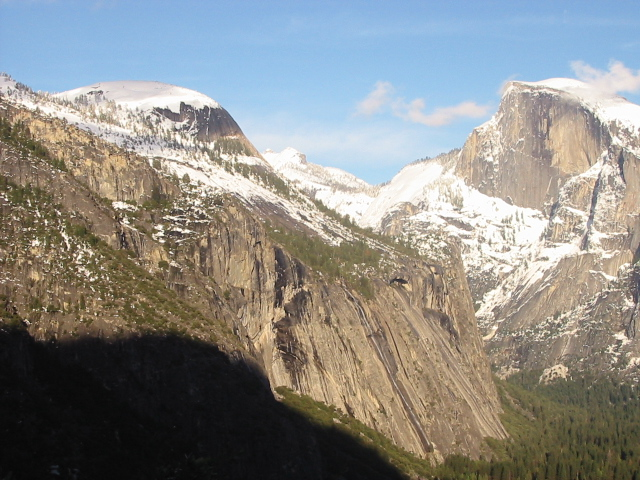
#> input picture 2.Keypoints,descriptors,homographies/imagenes/yosemite/Yosemite1.jpg, 640 x 480 px; the run also reads 2 pictures not shown here
$ jupyter execute --allow-errors 'Detección_de_puntos_relevantes_y_Construcción_de_panoramas.ipynb'   (older library calls are emulated)
#> lines starting #> are read from the running program, lines starting #| are printed output that depends on the picture
# Visión por Computador - Práctica 2
## Detección de puntos relevantes y Construcción de panoramas

### 1. Detección de puntos Harris multiescala (MOPS, Brown, Szeliski, Winder, 2004).

#### En este apartado se trata de implementar el detector de regiones descrito en el artículo mencionado. En este algoritmo se suponen que todas las imágenes están tomadas en una escala semejante (zoom y distancia iguales) por lo que el objetivo es extraer todas las regiones relevantes que haya a distintas escalas enteras de las imágenes. Por cada región detectada necesitaremos guardar la siguiente información: (las coordenadas x ,y de su centro, su orientación, su escala)). Usar para ello la estructura que resulte más fácil. Presentar los resultados con las imágenes Yosemite.rar.

##### a) Escribir una función que extraiga la lista potencial de puntos Harris en una imagen a distintas escalas. Para ello construiremos una pirámide Gaussiana de la imagen con 3 escalas usando $\sigma = 1$. Sobre cada nivel de la pirámide usar la función OpenCV cornerEigenValsAndVecs para extraer los mapas de auto-valores de la matriz Harris en cada píxel (( fijar los valores de blockSize en el rango [3-13] y ksize en el rango [3-9]) , usar la versión de nivel de gris de las imágenes). Crear una matriz con el valor del criterio selección Harris asociado a cada píxel usando ($k=0.04$). Implementar la fase de supresión de valores non-máximos sobre dicha matriz. Ordenar de mayor-a-menor en cada escala los puntos resultantes de acuerdo a su valor Harris. Seleccionar al menos 1500 puntos de entre los de mayor valor distribuidos entre las distintas escalas (las escalas más bajas tendrán más puntos: 70-20-10). Mostrar el resultado dibujando un círculo sobre la imagen original de radio proporcional a la escala y centro las coordenadas de los puntos.

##### b) Extraer los valores (x,y, escala) de los puntos resultantes en el apartado anterior en un vector y refinar su posición espacial a nivel sub-píxel usando la función OpenCV usando cornerSubPix()) con la imagen del nivel de pirámide correspondiente. Actualizar los datos (x,y ,escala) de cada uno de los puntos encontrados.

##### c) Calcular la orientación relevante de cada punto Harris, usando un alisamiento fuerte de las derivadas en x e y de las imágenes, en la escala correspondiente, como propone el paper MOPS de Brown&Szeliski&Winder. (Apartado 2.5) y añadir la información del ángulo al vector de información del punto. Pintar sobre la imagen de círculos anterior un radio en cada círculo indicando la orientación estimada en ese punto.

- **Apartado a**: para resolver este ejercicio, se han desarrollado varias funciones. Iremos explicándolas poco a poco y viendo su desarrollo.

    Antes de realizar la pirámide Gaussiana, lo primero es ver si la imagen es divisible entre el número de divisiones que vamos a hacer. Esto se hace para que, una vez encontrado un punto relevante en la escala $S_i$, sea más sencillo recuperar la posición original en la que se encontraba el píxel, tan solo multiplicando tantas veces como se haya reducido la imagen para encontrar ese punto. De esto se encarga la función ```prepare_img_to_harris_points``` que recibe como parámetro la imagen de la que detectaremos los puntos.

    Esta función, recibe la imagen, la pasa a escala de grises y añade tantos píxeles como sean necesarios para poder tener una imagen cuyos puntos Harris sean fáciles de recuperar a la escala original.

[cell 1]
import math
import cv2
import random
import numpy as np
#> (the rest of this cell did not finish here and is left out)

  Lo siguiente, es generar la pirámide Gaussiana con la función ```generate_gaussian_pyramide``` definida en la práctica anterior, y obtener los puntos en los que su valor de Harris supere un umbral mínimo. En este caso, el umbral se ha definido con un mínimo de $10^{-6}$ para que haya un gran número de puntos para poder obtener suficientes puntos de calidad.

  Para obtener estos puntos, se ha implementado la función ```get_eigenVals_and_eigenVecs```, que recibe como parámetros la pirámide de imágenes de la que se extraerán los puntos, el umbral, el tamaño de bloque (que es el tamaño del vecindario del punto) y el ksize (parámetro para el operador de Sobel). La función tiene un bucle en el que se llama a la función de OpenCV ```cornerEigenValsAndVecs``` que nos devuelve los valores de $\lambda_1$, $\lambda_2$, los autovalores y autovectores de ambos. Con ellos calcularemos la traza y el determinante para cada una de las imágenes para obtener el valor de Harris de cada uno de los píxeles de la función. Este valor lo calcularemos siguiendo el criterio histórico de Harris: $$ f = determinant(M) - \alpha \cdot trace(M)^2 $$ donde $\alpha$ es una constante que usaremos con valor 0.04, representada en el código como $k$. Siguiendo esto, obtendremos los valores de cada punto en la matriz, y almacenaremos los índices de los puntos que superan el umbral. Esto lo repetiremos para cada escala:

[cell 2]
# Criterio histórico de Harris
harrisCriterio = lambda det, tr, k=0.04: det - k*(tr**2)

# Obtiene los valores de harris y los indices
# de los puntos que superan el umbral
# [21 lines left out: function get_eigenVals_and_eigenVecs, not called in this run]

Tras esto, pasaremos a obtener los puntos que conforman un máximo local dentro de su entorno, en los puntos obtenidos en la función anterior. Para ello, definiremos una serie de funciones que se encargarán de hacer este trabajo. Estas funciones son:
- ```local_maximum```: recibe como parámetro un entorno o vecindario de un punto perteneciente a la matriz con los valores de Harris obtenidos en la función anterior, y comprueba si el valor del centro, es el máximo local.
- ```get_local_maximun```: se encarga de obtener todos los máximos locales de los puntos extraídos, para obtener los puntos de mayor calidad de los que han sobrepasado el umbral. Tras esto, devolvemos las coordenadas de los puntos máximos, junto con su valor de Harris.

[cell 3]
# Esta función comprueba si el centro del entorno es
# un máximo local o no
# [49 lines left out: functions local_maximun, get_local_maximun, not called in this run]

Una vez encontrados los máximos locales, pasamos a encontrar y seleccionar los mejores puntos de cada escala. En la escala más baja (la original) encontraremos el mayor número de puntos, y cada vez que subamos un nivel en la pirámide, seleccionaremos menos, escogiendo el 70%, el 20% y el 10% en cada uno de los niveles respectivamente.

De esto se encarga la función ```get_best_points```, que en cada nivel, ordena los puntos máximos de mayor a menor según su valor de Harris, y selecciona el porcentaje de puntos que queremos de cada nivel.

[cell 4]
# [38 lines left out: function get_best_points, not called in this run]

* **Apartado b**: una vez que tenemos los mejores puntos de cada nivel, pasamos a refinar estos puntos a nivel de subpíxel. Para ello, implementaremos la función ```refine_points```, que recibe como parámetros la pirámide de imágenes, y los puntos seleccionados.
    Para cada punto de cada nivel, se refina a nivel de subpíxel llamando a la función de *OpenCV* ```cornerSubPix```, almacenándolo en una lista multinivel los puntos que hemos refinado.

[cell 5]
# [14 lines left out: function refine_points, not called in this run]

* **Apartado c**: una vez refinados los píxeles a nivel de subpíxel, pasamos a obtener la dirección estimada del gradiente en ese punto. Para ello, derivamos la imagen en $\mathcal{X}$ y en $\mathcal{Y}$. Una vez derivada la imagen, para obtener el ángulo, realizamos lo siguiente: $$\arctan\left(\frac{dy}{dx}\right)$$

    Una vez hecho esto, el ángulo tendremos que convertirlo de radianes a grados para trabajar con OpenCV, multiplicando por 180 y dividiendo por $\pi$. Tras esto almacenamos los puntos en una lista.

[cell 6]
# [16 lines left out: function detect_angles, not called in this run]

Tras esto, solo nos queda presentar si se desea el resultado obtenido, y devolverlo. Para presentarlo, se ha definido la siguiente función, ```show_result```, que recibe como parámetros la imagen original, los puntos refinados y el ángulo. Para cada uno de las escalas, se usa un radio distinto, donde para los niveles más altos de la pirámide, se usan radios más grandes. A su vez, cambiará el color según las escalas, siendo de color azul la escala original, verde la intermedia y roja la última escala.

[cell 7]
# [23 lines left out: function show_result, not called in this run]

Con todo esto, podemos generar la función ```extract_harris_points``` que recibe como parámetros la imagen de entrada, blockS, kSize, el umbral, el número de puntos que queremos extraer y parámetros para si queremos mostrar los resultados o no, y el grosor de la línea que forma la circunferencia que indica la posición y escala a la que se ha encontrado el punto, y el radio que indica su dirección aproximada.

[cell 8]
def extract_harris_points(img, blockS, kSize, thresdhold,
                          n_points = 1500,
                          show_best_points = True,
                          thick = 1):
    #######################################
    # Apartado a: extrare lista potencial
    # de puntos Harris
    #######################################
#> called with blockS = 3, kSize = 5, thresdhold = 1e-06, n_points = 1500, show_best_points = True, thick = 1
    alt, anch = img.shape[:2]
#> alt = 480; anch = 640
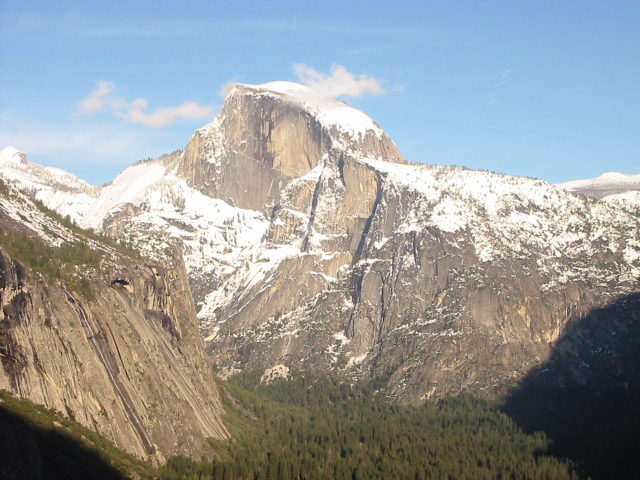
#> input picture 2.Keypoints,descriptors,homographies/imagenes/yosemite/Yosemite2.jpg, 640 x 480 px
    aux = prepare_img_to_harris_points(img)
    # obtenemos la pirámide gaussiana
    pyramide = generate_gaussian_pyramide(img_src=aux,
                                          subsample_factor=2,
                                          n_levels=3)

    # Obtenemos los autovalores y autovectores, junto
    # con los puntos que superan el umbral
    eingen_vals_and_vecs, strong_values = \
        get_eigenVals_and_eigenVecs(pyramide,
                                    thresdhold,
                                    blockS, kSize)

    # pasamos a eliminar los no máximos
    xy_points, harrisV = get_local_maximun(imgs=eingen_vals_and_vecs,
                                           index_mask=strong_values,
                                           mask_size=3)
    # inicializamos una imagen binaria (0,255) para
    # representar los máximos locales de la imagen
    img_points = np.zeros(shape=img.shape,dtype=np.uint8)
    # Obtenemos los mejores puntos para cada uno de
    # los niveles

    selected_points = get_best_points(img_points,
                                      xy_points,
                                      harrisV, n_points)

    #######################################
    # Apartado b, refinar las coordenadas
    #######################################
    refined_points = refine_points(pyramide, selected_points)

    ####################################
    # Apartado c, detectar orientacion
    ####################################
    # Eliminamos aquellos puntos que puedan haberse excedido del
    # tamaño de la imagen
    refined_points[0] = np.delete(refined_points[0],
                                  np.where(refined_points[0][:, 0] > alt), 0)
    refined_points[0] = np.delete(refined_points[0],
                                  np.where(refined_points[0][0, :] > anch), 0)

    # Obtenemos los ángulos de los gradientes
    angles =  detect_angles(pyramide, refined_points)
    # y mostramos el resultado si procede
    if show_best_points:
        show_result(img, refined_points, angles, thick)

    return refined_points, angles

Para ver el resultado de esta función, podemos lanzar el siguiente ejemplo y ver qué salida produce:

#> (a cell that did not finish here is left out)

En la primera imagen podemos ver la imagen binaria donde se muestran los puntos que sobrepasan el umbral para el valor de la función de Harris, que son máximos locales en su entorno, mientras que en la segunda imagen, podemos ver algunos de los puntos y la dirección estimada del gradiente.

En rojo estarán los puntos de la escala donde la imagen es más pequeña, en verde la escala intermedia, y en azul la mayor escala.

### 2.  Detectores KAZE/AKAZE.

#### Usar los detectores OpenCV (KAZE/AKAZE) sobre las imágenes de Yosemite.rar. Extraer extraer sus listas de keyPoints y establecer las correspondencias existentes entre ellas. Valorar la calidad de los resultados obtenidos bajo el criterio de correspondencias OpenCV “BruteForce+crossCheck".

Para resolver el ejercicio, se ha implementado la función ```AKAZE_descriptor_matcher```, que recibe como parámetros dos imágenes como parámetros obligatorios, y como parámetros opcionales tenemos ```use_KAZE_detector``` para usar KAZE en vez de AKAZE, si queremos pasar una máscara de puntos a los detectores, ```show_matches``` para si queremos mostrar la imagen y el último parámetro, ```sort_points_by_distance_parameter``` ordena las correspondencias según la distancia que exista entre cada par de puntos en la correspondencia.

La función, independientemente del detector escogido, pasa las imágenes a escala de grises, y llama al detector con la función ```detectAndCompute``` que obtiene los keyPoints y sus descriptores en una sola función.

Tras esto, creamos un *BruteForce matcher* que detectará las correspondencias por fuerza bruta. Tendrá como parámetro ```normType = NORM_L2``` que calcula la distancia euclídea entre dos puntos como medida de error, y además tendrá el parámetro ```crossCheck = True``` para realizar una validación cruzada.

Tras obtener las correspondencias, mostraremos los resultados por pantalla.

[cell 10]
def AKAZE_descriptor_matcher(img1, img2, use_KAZE_detector = False,
                             points_mask = None,
                             show_matches = True,
                             sort_points_by_distance_parameter = True):
    # KAZE detector
#> called with use_KAZE_detector = False, show_matches = True, sort_points_by_distance_parameter = False
    if not use_KAZE_detector:
        detector = cv2.AKAZE_create()
    else:
        detector = cv2.KAZE_create()
    # obtenemos las imágenes en blanco y negro
    img1_gray = cv2.cvtColor(img1, cv2.COLOR_BGR2GRAY)
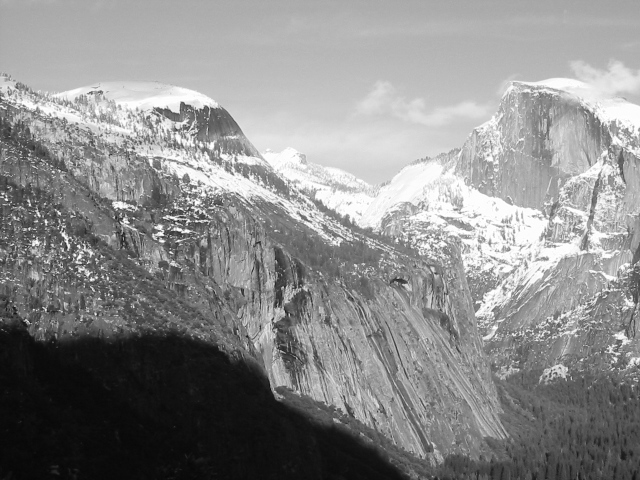
#> img1_gray: shape (480, 640); min 6, max 255, mean 138.9
#> img1 is the input picture: shape (480, 640, 3); mean B, G, R 135.4, 139.3, 139.5
    img2_gray = cv2.cvtColor(img2, cv2.COLOR_BGR2GRAY)
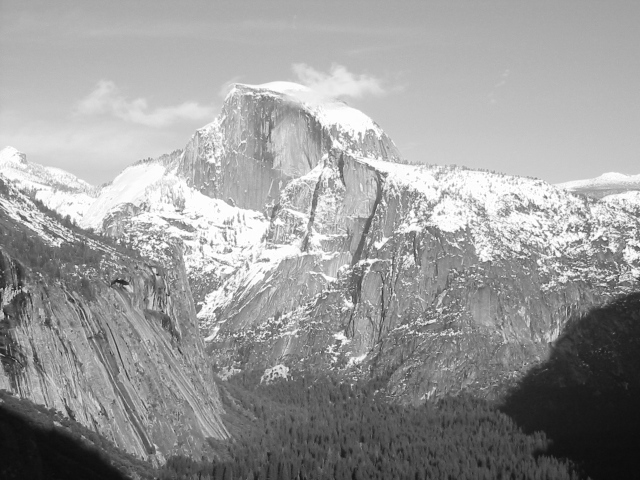
#> img2_gray: shape (480, 640); min 11, max 255, mean 154.4
#> img2 is the input picture: shape (480, 640, 3); mean B, G, R 155.6, 155.5, 151.7

    # detectamos y computamos los keypoints y los descriptores
    # los almacenamos. Estos descriptres serán descriptores SIFT
    keypoints1, descriptors1 = \
        detector.detectAndCompute(image=img1_gray,
                                  mask=points_mask)
#> keypoints1 = 1123 keypoints; strongest (x, y, size): (119, 205, 8.1), (184, 107, 8.1), (183, 106, 5.7), (117, 205, 5.7)
    keypoints2, descriptors2 = \
        detector.detectAndCompute(image=img2_gray,
                                  mask=points_mask)
#> keypoints2 = 901 keypoints; strongest (x, y, size): (347, 304, 8.1), (339, 335, 5.7), (378, 245, 5.7), (348, 303, 5.7)
    # Creamos el BFmatcher (Brute Force) que usará validación cruzada
    bf = cv2.BFMatcher(normType=cv2.NORM_L2, crossCheck=True)
    # Detectamos las correspondencias o matches
    matches = bf.match(descriptors1,descriptors2)
#> matches = 495 matches
    # Y las ordenamos según la distancia
    if sort_points_by_distance_parameter:
        matches = sorted(matches, key=lambda x: x.distance)

    if show_matches:
        match_img = cv2.drawMatches(img1 = img1,
                                    keypoints1=keypoints1,
                                    img2 = img2,
                                    keypoints2=keypoints2,
                                    matches1to2=matches[:50],
                                    outImg=None, flags=4)
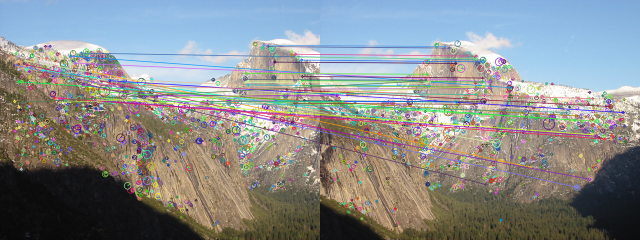
#> match_img: shape (480, 1280, 3) (shown at 1/2 size); mean B, G, R 141, 141, 138

        show_img_on_jupyter(match_img)

    return [keypoints1, descriptors1], [keypoints2, descriptors2], matches

Un ejemplo de uso de esta función podemos verlo a continuación:

#> (a cell that did not finish here is left out)

En esta imagen podemos ver como hay puntos que realizan una correspondencia de calidad, ya que podemos ver cómo van en la misma dirección y siguen un cierto paralelismo en la líneas que marcan las correspondencias. Sin embargo, hay otros puntos, cuya correspondencia es errónea. Esto quiere decir que dentro de las correspondencias que calcula  *BFMatcher*, habrá correspondencias buenas, y correspondencias erróneas.

Además de esto, podemos ordenar los puntos y mostraremos las mejores correspondencias que ha obtenido *BFMatcher*, como podemos ver a continuación.

#> (a cell that did not finish here is left out)

#> call 2 of AKAZE_descriptor_matcher, with use_KAZE_detector = False, show_matches = True, sort_points_by_distance_parameter = True
#> in AKAZE_descriptor_matcher (call 2), `match_img = cv2.drawMatches(img1 = img1, keypoints1=keypoints1, img2 =..`:
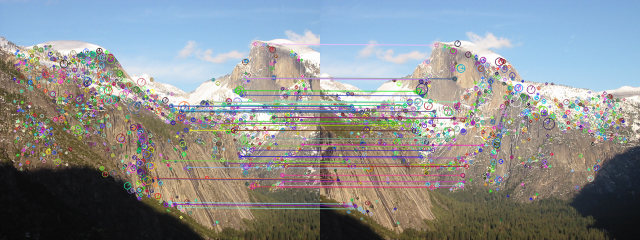
#> match_img: shape (480, 1280, 3) (shown at 1/2 size); mean B, G, R 143.6, 142.9, 140.1
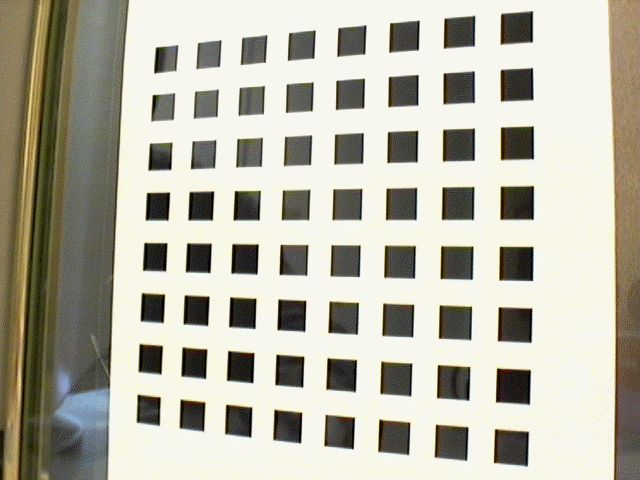
#> input picture 2.Keypoints,descriptors,homographies/imagenes/Tablero1.jpg, 640 x 480 px
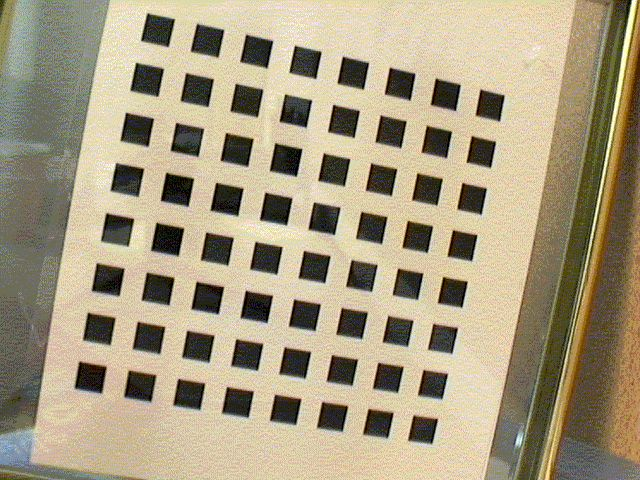
#> input picture 2.Keypoints,descriptors,homographies/imagenes/Tablero2.jpg, 640 x 480 px

Como vemos en este ejemplo, las correspondencias que se muestran son de mucha más calidad que las que se encuentran en el ejemplo anterior.

#> (a cell that did not finish here is left out)

#> (the rest of the program and of its run is left out)
